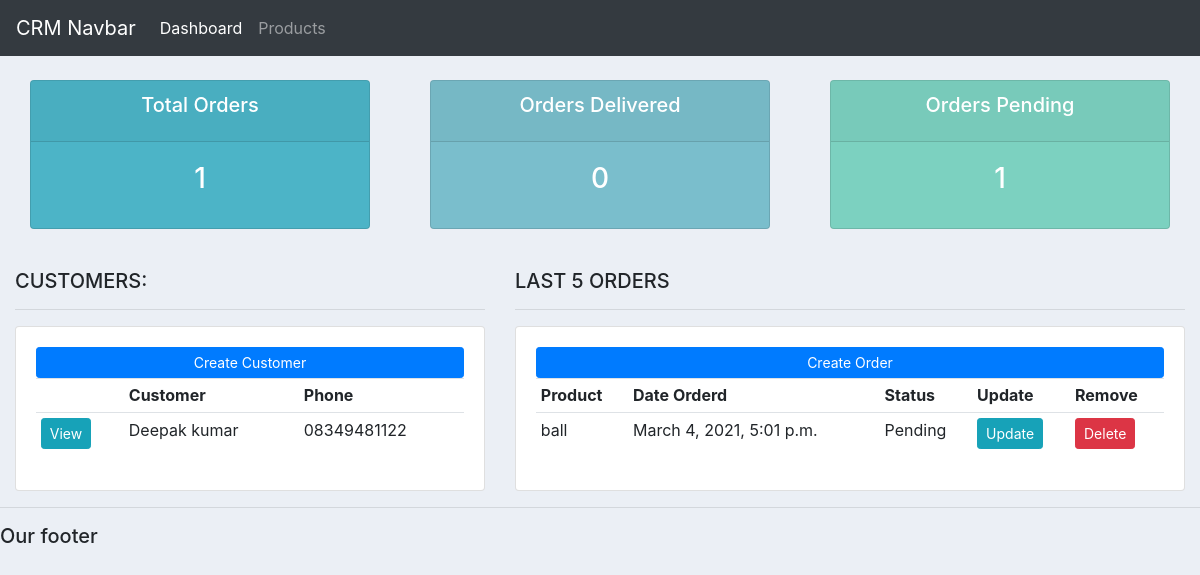
The app's page /, older data.
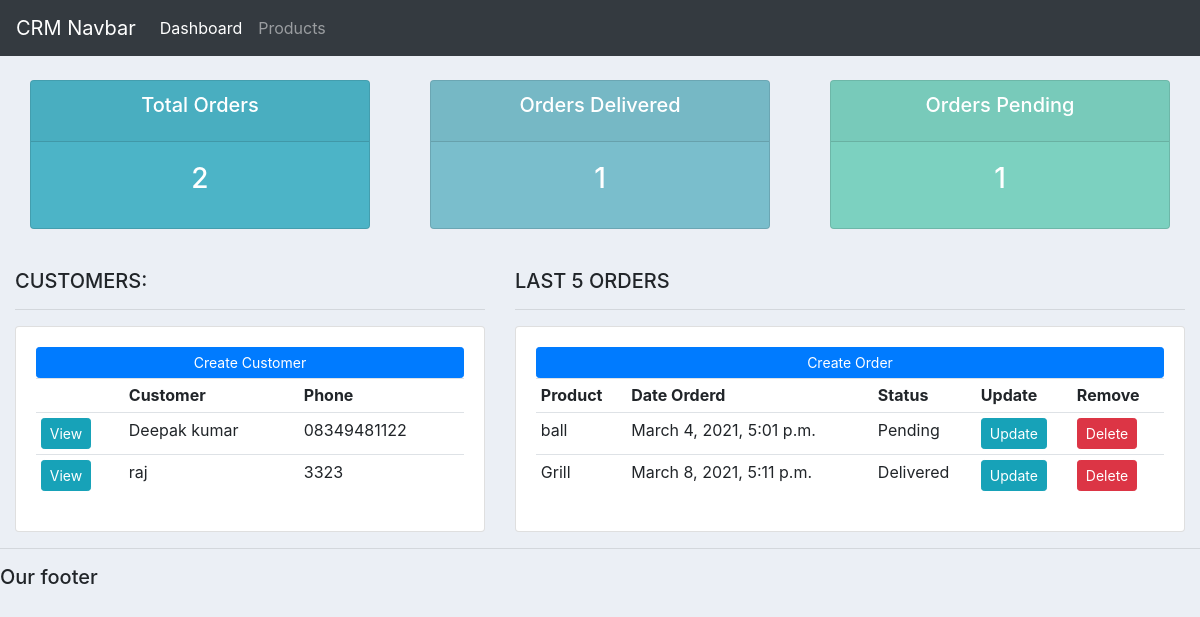
The same page, newer data.
### accounts/models.py (models this page shows, shortened)
class Customer(models.Model):
	name = models.CharField(max_length=200, null=True)
	phone = models.CharField(max_length=200, null=True)
	email = models.CharField(max_length=200, null=True)
	date_created = models.DateTimeField(auto_now_add=True, null=True)

class Order(models.Model):
	STATUS = (
			('Pending', 'Pending'),
			('Out for delivery', 'Out for delivery'),
			('Delivered', 'Delivered'),
			)
	customer = models.ForeignKey(Customer, null=True, on_delete= models.SET_NULL)
	product = models.ForeignKey(Product, null=True, on_delete= models.SET_NULL)
	date_created = models.DateTimeField(auto_now_add=True, null=True)
	status = models.CharField(max_length=200, null=True, choices=STATUS)

class Product(models.Model):
	CATEGORY = (
			('Indoor', 'Indoor'),
			('Out Door', 'Out Door'),
			)
	name = models.CharField(max_length=200, null=True)
	price = models.FloatField(null=True)
	category = models.CharField(max_length=200, null=True, choices=CATEGORY)
	description = models.CharField(max_length=200, null=True, blank=True)
	date_created = models.DateTimeField(auto_now_add=True, null=True)
	tags = models.ManyToManyField(Tag)
	def __str__(self):
		return self.name

### accounts/views.py (the view)
# urls.py: path('',views.home,name = "home"),
def home(request):
    orders = Order.objects.all()
    customers = Customer.objects.all()
    total_customers = customers.count()
    total_orders = orders.count()
    delivered = orders.filter(status = "Delivered").count()
    pending = orders.filter(status = "Pending").count()
    context = {'orders':orders,'customers':customers,
                'total_customers':total_customers,
                'total_orders':total_orders,
                'delivered':delivered,
                'pending':pending}
    return render(request,'accounts/dashboard.html',context)

### accounts/templates/accounts/dashboard.html
{%  extends 'accounts/main.html' %}
{% block content %}
{%  include 'accounts/status.html' %}
<br>
<div class="row">
	<div class="col-md-5">
		<h5>CUSTOMERS:</h5>
		<hr>
		<div class="card card-body">
			<a class="btn btn-primary  btn-sm btn-block" href="">Create Customer</a>
			<table class="table table-sm">
				<tr>
					<th></th>
					<th>Customer</th>
					<th>Phone</th>
				</tr>
				{% for i in customers %}
				<tr>
					<td><a class="btn btn-sm btn-info" href="{% url 'customer' i.id %}">View</a></td>
					<td>{{i.name}}</td>
					<td>{{i.phone}}</td>
				</tr>
				{% endfor %}
			</table>
		</div>
	</div>
	<div class="col-md-7">
		<h5>LAST 5 ORDERS</h5>
		<hr>
		<div class="card card-body">
			<a class="btn btn-primary  btn-sm btn-block" href="{% url 'create_order'%}">Create Order</a>
			<table class="table table-sm">
				<tr>
					<th>Product</th>
					<th>Date Orderd</th>
					<th>Status</th>
					<th>Update</th>
					<th>Remove</th>
				</tr>
				{% for i in orders %}
				<tr>
					<td>{{i.product}}</td>
					<td>{{i.date_created}}</td>
					<td>{{i.status}}</td>
					<td><a class="btn btn-sm btn-info" href="{% url 'update_order' i.id%}">Update</a></td>
					<td><a class="btn btn-sm btn-danger" href="">Delete</a></td>
				</tr>
				{% endfor %}
			</table>
		</div>
	</div>
</div>
{% endblock %}

Row changes from the older to the newer data that the page shows:
added Customer: name "raj", phone "3323"
added Order: product "Grill", date_created "March 8, 2021, 5:11 p.m.", status "Delivered"
Text that changed along with them:
{{ total_orders }}: "1" → "2"
{{ delivered }}: "0" → "1"
